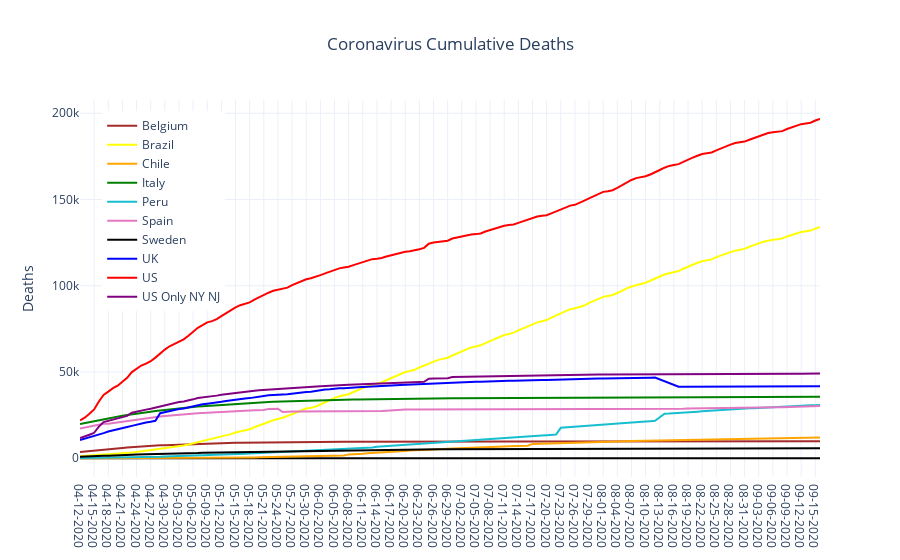

Notebook source saved alongside this figure:
### Code cell
data = []
for mycountry in countries_list:
    data.append(go.Scatter(x=country_df[country_df['Country_Region']==mycountry]['Date'],
                               y=country_df[country_df['Country_Region']==mycountry]['Deaths'],
                               name = rename_dict[mycountry],
                               line = {'color':colors_dict[mycountry]}))
layout = go.Layout(showlegend = True,
                legend= dict(x=0.03,y=0.97),
                title='Coronavirus Cumulative Deaths',
                title_x= 0.5,
                yaxis={'title':'Deaths',
                       'zeroline':True,'zerolinecolor':'#000000','zerolinewidth':2.0},
                template='plotly_white')
fig = go.Figure(data=data,layout=layout)
iplot(fig)
myfilename = r'C:\__YOUTUBE__\__POLITICS__\Coronavirus\outputdata\W7-CV_Cum_Deaths.png'
fig.write_image(myfilename,width = 852,height = 480)
print('Static Image:')
Image(filename=myfilename)

### Figure 1 — Plotly figure (JSON) as saved in the notebook; plotly's stock layout.template omitted (floating-point values rounded to 4 significant figures; data arrays with more than 128 entries replaced by an {"elided": "..."} marker saying what was removed)
{"data": [{"line": {"color": "brown"}, "name": "Belgium", "type": "scatter", "x": {"elided": "158 str values"}, "y": {"elided": "158 int values"}}, {"line": {"color": "yellow"}, "name": "Brazil", "type": "scatter", "x": {"elided": "158 str values"}, "y": {"elided": "158 int values"}}, {"line": {"color": "orange"}, "name": "Chile", "type": "scatter", "x": {"elided": "158 str values"}, "y": {"elided": "158 int values"}}, {"line": {"color": "green"}, "name": "Italy", "type": "scatter", "x": {"elided": "158 str values"}, "y": {"elided": "158 int values"}}, {"line": {"color": "#17becf"}, "name": "Peru", "type": "scatter", "x": {"elided": "158 str values"}, "y": {"elided": "158 int values"}}, {"line": {"color": "#e377c2"}, "name": "Spain", "type": "scatter", "x": {"elided": "158 str values"}, "y": {"elided": "158 int values"}}, {"line": {"color": "black"}, "name": "Sweden", "type": "scatter", "x": {"elided": "158 str values"}, "y": {"elided": "158 int values"}}, {"line": {"color": "blue"}, "name": "UK", "type": "scatter", "x": {"elided": "158 str values"}, "y": {"elided": "158 int values"}}, {"line": {"color": "red"}, "name": "US", "type": "scatter", "x": {"elided": "158 str values"}, "y": {"elided": "158 int values"}}, {"line": {"color": "purple"}, "name": "US Only NY NJ", "type": "scatter", "x": {"elided": "158 str values"}, "y": {"elided": "158 int values"}}], "layout": {"legend": {"x": 0.03, "y": 0.97}, "showlegend": true, "title": {"text": "Coronavirus Cumulative Deaths", "x": 0.5}, "yaxis": {"title": {"text": "Deaths"}, "zeroline": true, "zerolinecolor": "#000000", "zerolinewidth": 2}}}
